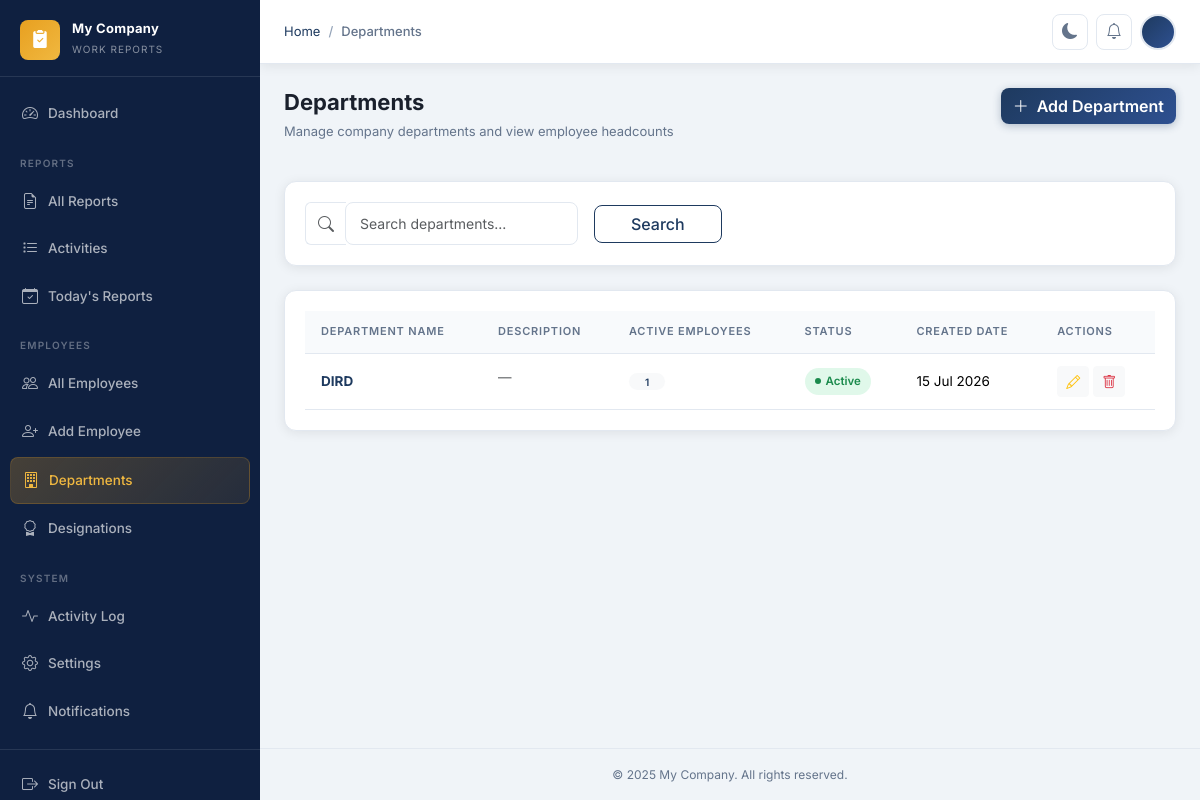
The page /employees/departments/ (signed in) on the database its author committed.
### apps/core/models.py (models this page shows, shortened)
class CompanySettings(models.Model):
    company_name = models.CharField(max_length=200, default='My Company')
    company_logo = models.ImageField(upload_to='company/', null=True, blank=True)
    timezone = models.CharField(max_length=100, default='Asia/Kolkata')
    date_format = models.CharField(
        max_length=30,
        default='%d %B %Y',
        help_text='Python strftime format string',
    )
    submission_deadline = models.TimeField(
        default='23:59',
        help_text='Daily report submission deadline (HH:MM)',
    )
    footer_text = models.CharField(
        max_length=300,
        default='© 2025 My Company. All rights reserved.',
    )
    theme = models.CharField(
        max_length=10,
        choices=[('light', 'Light'), ('dark', 'Dark')],
        default='light',
    )
    updated_at = models.DateTimeField(auto_now=True)
    class Meta:
        verbose_name = 'Company Settings'
        verbose_name_plural = 'Company Settings'
    @classmethod
    def get_settings(cls) -> 'CompanySettings':
        obj, _ = cls.objects.get_or_create(pk=1)
        return obj

### apps/employees/models.py (models this page shows, shortened)
class Department(models.Model):
    name = models.CharField(max_length=100, unique=True)
    description = models.TextField(blank=True)
    is_active = models.BooleanField(default=True)
    created_at = models.DateTimeField(auto_now_add=True)
    updated_at = models.DateTimeField(auto_now=True)
    class Meta:
        ordering = ['name']
        verbose_name = 'Department'
        verbose_name_plural = 'Departments'
    @property
    def employee_count(self) -> int:
        return self.employee_profiles.filter(is_active=True).count()

### apps/employees/views.py (the view)
# urls.py: path('departments/', views.DepartmentListView.as_view(), name='department_list'),
class DepartmentListView(AdminRequiredMixin, ListView):
    model = Department
    template_name = 'employees/department_list.html'
    context_object_name = 'departments'
    paginate_by = 20
    def get_queryset(self):
        qs = super().get_queryset()
        q = self.request.GET.get('q', '')
        if q:
            qs = qs.filter(name__icontains=q)
        return qs
    def get_context_data(self, **kwargs):
        ctx = super().get_context_data(**kwargs)
        ctx['search_query'] = self.request.GET.get('q', '')
        return ctx

### apps/core/context_processors.py (called while the page is built)
def company_settings(request) -> dict:
    settings_obj = CompanySettings.get_settings()
    return {'company_settings': settings_obj}

### apps/core/mixins.py (called while the page is built)
    def dispatch(self, request, *args, **kwargs):
        if not request.user.is_authenticated:
            return self.handle_no_permission()
        if not request.user.is_staff:
            messages.error(request, 'You do not have permission to access this page.')
            return redirect('dashboard:index')
        return super().dispatch(request, *args, **kwargs)

### apps/notifications/context_processors.py (called while the page is built)
def notifications_count(request) -> dict:
    if request.user.is_authenticated:
        count = request.user.notifications.filter(is_read=False).count()
    else:
        count = 0
    return {'unread_notifications_count': count}

### templates/employees/department_list.html (shortened to what this page needs)
{% extends 'base.html' %}
{% block breadcrumb %}
  <li class="breadcrumb-item"><a href="{% url 'dashboard:index' %}">Home</a></li>
  <li class="breadcrumb-item active" aria-current="page">Departments</li>
{% endblock %}
{% block content %}
<div class="page-header">
  <div>
    <h1 class="page-title">Departments</h1>
    <p class="page-subtitle">Manage company departments and view employee headcounts</p>
  </div>
  <div>
    <a href="{% url 'employees:department_add' %}" class="btn btn-primary">
      <i class="bi bi-plus-lg me-1"></i> Add Department
    </a>
  </div>
</div>
<div class="card border-0 rounded-custom shadow-sm mb-4 bg-surface">
  <div class="card-body py-3">
    <form method="get" class="row g-3 align-items-center">
      <div class="col-md-6 col-lg-4">
        <div class="input-group">
          <span class="input-group-text bg-transparent border-end-0 border-custom text-muted"><i class="bi bi-search"></i></span>
          <input type="text" name="q" value="{{ search_query }}" class="form-control border-start-0" placeholder="Search departments...">
        </div>
      </div>
      <div class="col-md-6 col-lg-2">
        <button type="submit" class="btn btn-outline-primary w-100">Search</button>
      </div>
    </form>
  </div>
</div>
<div class="card border-0 rounded-custom shadow-sm bg-surface">
  <div class="card-body p-0">
    {% if departments %}
      <div class="table-responsive">
        <table class="table table-hover align-middle mb-0">
          <thead>
            <tr>
              <th>Department Name</th>
              <th>Description</th>
              <th>Active Employees</th>
              <th>Status</th>
              <th>Created Date</th>
              <th>Actions</th>
            </tr>
          </thead>
          <tbody>
            {% for d in departments %}
              <tr>
                <td><strong class="text-primary-custom">{{ d.name }}</strong></td>
                <td><span class="text-muted text-truncate d-inline-block" style="max-width: 250px;">{{ d.description|default:"—" }}</span></td>
                <td><span class="badge rounded-pill bg-light text-primary-custom fw-600 px-3">{{ d.employee_count }}</span></td>
                <td>
                  {% if d.is_active %}
                    <span class="status-pill badge-active text-success">Active</span>
                  {% else %}
                    <span class="status-pill badge-inactive text-danger">Inactive</span>
                  {% endif %}
                </td>
                <td>{{ d.created_at|date:"d M Y" }}</td>
                <td>
                  <div class="d-flex gap-1">
                    <a href="{% url 'employees:department_edit' d.pk %}" class="btn btn-light btn-sm text-warning" data-bs-toggle="tooltip" title="Edit"><i class="bi bi-pencil"></i></a>
                    <a href="{% url 'employees:department_delete' d.pk %}" class="btn btn-light btn-sm text-danger" data-bs-toggle="tooltip" title="Delete"><i class="bi bi-trash"></i></a>
                  </div>
                </td>
              </tr>
            {% endfor %}
          </tbody>
        </table>
      </div>
    {% else %}
      <div class="empty-state">
        <i class="bi bi-building-fill-x empty-state-icon"></i>
        <h3 class="empty-state-title">No Departments Found</h3>
        <p class="empty-state-text">No departments match your search criteria. Create one using the button above.</p>
      </div>
    {% endif %}
  </div>
</div>
{% endblock %}

### templates/base.html (shortened to what this page needs)
{% load static %}
<!DOCTYPE html>
<html lang="en" data-theme="light">
<head>
  <link rel="stylesheet" href="https://cdn.jsdelivr.net/npm/bootstrap@5.3.3/dist/css/bootstrap.min.css" />
  <link rel="stylesheet" href="https://cdn.jsdelivr.net/npm/bootstrap-icons@1.11.3/font/bootstrap-icons.min.css" />
  <link rel="stylesheet" href="{% static 'css/style.css' %}?v=2" />
</head>
<body>
<div class="layout">
  <aside class="sidebar" id="sidebar">
    <a class="sidebar-brand" href="{% url 'dashboard:index' %}">
      <div class="sidebar-brand-icon">
        <i class="bi bi-clipboard2-check-fill"></i>
      </div>
      <div class="sidebar-brand-text">
        <span class="sidebar-brand-name">{{ company_settings.company_name }}</span>
        <span class="sidebar-brand-sub">Work Reports</span>
      </div>
    </a>
    <nav class="sidebar-nav">
      <div class="nav-item">
        <a href="{% url 'dashboard:index' %}" class="nav-link {% if request.resolver_match.namespace == 'dashboard' %}active{% endif %}">
          <i class="bi bi-speedometer2"></i> Dashboard
        </a>
      </div>
      {% if request.user.is_staff %}
      <div class="sidebar-section-label">Reports</div>
      <div class="nav-item">
        <a href="{% url 'reports:admin_report_list' %}" class="nav-link {% if 'reports' in request.path and 'activities' not in request.path %}active{% endif %}">
          <i class="bi bi-file-earmark-text"></i> All Reports
        </a>
      </div>
      <div class="nav-item">
        <a href="{% url 'reports:admin_activity_list' %}" class="nav-link {% if 'activities' in request.path %}active{% endif %}">
          <i class="bi bi-list-task"></i> Activities
        </a>
      </div>
      <div class="nav-item">
        <a href="{% url 'reports:admin_report_list' %}?date_range=today" class="nav-link">
          <i class="bi bi-calendar-check"></i> Today's Reports
        </a>
      </div>
      <div class="sidebar-section-label">Employees</div>
      <div class="nav-item">
        <a href="{% url 'employees:employee_list' %}" class="nav-link {% if 'employees' in request.path and 'departments' not in request.path and 'designations' not in request.path %}active{% endif %}">
          <i class="bi bi-people"></i> All Employees
        </a>
      </div>
      <div class="nav-item">
        <a href="{% url 'employees:employee_add' %}" class="nav-link">
          <i class="bi bi-person-plus"></i> Add Employee
        </a>
      </div>
      <div class="nav-item">
        <a href="{% url 'employees:department_list' %}" class="nav-link {% if 'departments' in request.path %}active{% endif %}">
          <i class="bi bi-building"></i> Departments
        </a>
      </div>
      <div class="nav-item">
        <a href="{% url 'employees:designation_list' %}" class="nav-link {% if 'designations' in request.path %}active{% endif %}">
          <i class="bi bi-award"></i> Designations
        </a>
      </div>
      <div class="sidebar-section-label">System</div>
      <div class="nav-item">
        <a href="{% url 'core:activity_log' %}" class="nav-link {% if 'activity-log' in request.path %}active{% endif %}">
          <i class="bi bi-activity"></i> Activity Log
        </a>
      </div>
      <div class="nav-item">
        <a href="{% url 'core:settings' %}" class="nav-link {% if 'settings' in request.path %}active{% endif %}">
          <i class="bi bi-gear"></i> Settings
        </a>
      </div>
      {% endif %}
      <div class="nav-item">
        <a href="{% url 'notifications:notification_list' %}" class="nav-link {% if 'notifications' in request.path %}active{% endif %}">
          <i class="bi bi-bell"></i> Notifications
        </a>
      </div>
    </nav>
    <div class="sidebar-footer">
      <form method="post" action="{% url 'accounts:logout' %}" class="nav-item m-0">
        <button type="submit" class="nav-link w-100 border-0 bg-transparent text-start">
          <i class="bi bi-box-arrow-right"></i> Sign Out
        </button>
      </form>
    </div>
  </aside>
  <div class="main-content">
    <header class="topbar">
      <div class="breadcrumb-wrapper">
        <nav aria-label="breadcrumb">
          <ol class="breadcrumb">
            {% block breadcrumb %}{% endblock %}
          </ol>
        </nav>
      </div>
      <div class="topbar-actions">
        <button class="theme-toggle" id="theme-toggle" aria-label="Toggle dark mode">
          <i class="bi bi-moon-fill" id="theme-icon"></i>
        </button>
        <a href="{% url 'notifications:notification_list' %}" class="topbar-btn" title="Notifications">
          <i class="bi bi-bell"></i>
        </a>
        <div class="dropdown">
          <div class="user-avatar" data-bs-toggle="dropdown" aria-expanded="false" id="user-avatar-btn">
          </div>
        </div>
      </div>
    </header>
    <div class="toast-container position-fixed top-0 end-0 p-3" style="z-index:9998;">
    </div>
    <main class="page-content">
      {% block content %}{% endblock %}
    </main>
    <footer class="py-3 px-4 text-center" style="border-top:1px solid var(--border);font-size:12px;color:var(--text-muted);">
      {{ company_settings.footer_text }}
    </footer>
  </div>
</div>
</body>
</html>

### rows shown on the page
CompanySettings: company_name "My Company", footer_text "© 2025 My Company. All rights reserved."
Department: name "DIRD", description "—", employee_count "1", is_active "Active", created_at "15 Jul 2026"
